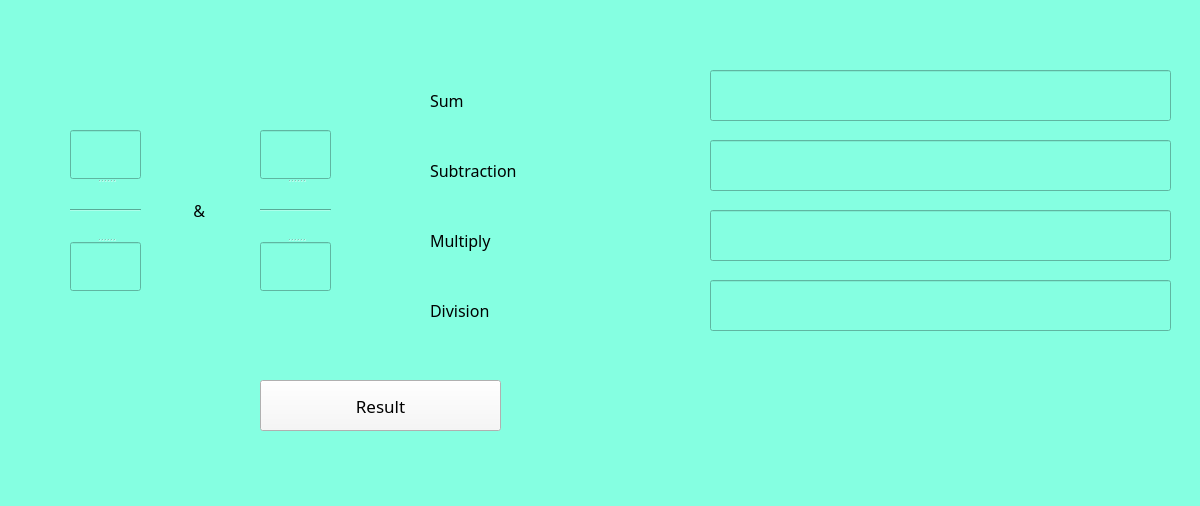
<?xml version="1.0" encoding="UTF-8"?>
<ui version="4.0">
 <class>Fractions</class>
 <widget class="QMainWindow" name="Fractions">
  <property name="geometry">
   <rect>
    <x>0</x>
    <y>0</y>
    <width>1200</width>
    <height>506</height>
   </rect>
  </property>
  <property name="font">
   <font>
    <pointsize>8</pointsize>
    <stylestrategy>PreferAntialias</stylestrategy>
   </font>
  </property>
  <property name="windowTitle">
   <string>Fractions</string>
  </property>
  <property name="autoFillBackground">
   <bool>false</bool>
  </property>
  <property name="styleSheet">
   <string notr="true">background-color: rgb(133, 255, 225);</string>
  </property>
  <widget class="QWidget" name="centralwidget">
   <widget class="QPushButton" name="pushButton">
    <property name="geometry">
     <rect>
      <x>260</x>
      <y>380</y>
      <width>241</width>
      <height>51</height>
     </rect>
    </property>
    <property name="font">
     <font>
      <family>Montserrat Light</family>
      <pointsize>13</pointsize>
     </font>
    </property>
    <property name="styleSheet">
     <string notr="true">background-color: rgb(247, 247, 247);
border-color: qlineargradient(spread:pad, x1:0, y1:0, x2:1, y2:0, stop:0 rgba(245, 224, 176, 255), stop:0.09 rgba(246, 189, 237, 255), stop:0.14 rgba(194, 207, 246, 255), stop:0.19 rgba(184, 160, 168, 255), stop:0.25 rgba(171, 186, 248, 255), stop:0.32 rgba(243, 248, 224, 255), stop:0.385 rgba(249, 162, 183, 255), stop:0.47 rgba(100, 115, 124, 255), stop:0.58 rgba(251, 205, 202, 255), stop:0.65 rgba(170, 128, 185, 255), stop:0.75 rgba(252, 222, 204, 255), stop:0.805 rgba(206, 122, 218, 255), stop:0.86 rgba(254, 223, 175, 255), stop:0.91 rgba(254, 236, 244, 255), stop:1 rgba(255, 191, 221, 255));</string>
    </property>
    <property name="text">
     <string>Result</string>
    </property>
   </widget>
   <widget class="QLineEdit" name="lineEdit_add_result">
    <property name="geometry">
     <rect>
      <x>710</x>
      <y>70</y>
      <width>461</width>
      <height>51</height>
     </rect>
    </property>
    <property name="font">
     <font>
      <family>Montserrat Light</family>
      <pointsize>10</pointsize>
     </font>
    </property>
    <property name="text">
     <string/>
    </property>
   </widget>
   <widget class="QLabel" name="label_add">
    <property name="geometry">
     <rect>
      <x>430</x>
      <y>80</y>
      <width>251</width>
      <height>41</height>
     </rect>
    </property>
    <property name="font">
     <font>
      <family>Montserrat Light</family>
      <pointsize>12</pointsize>
     </font>
    </property>
    <property name="text">
     <string>Sum</string>
    </property>
   </widget>
   <widget class="QLabel" name="label_sub">
    <property name="geometry">
     <rect>
      <x>430</x>
      <y>150</y>
      <width>241</width>
      <height>41</height>
     </rect>
    </property>
    <property name="font">
     <font>
      <family>Montserrat Light</family>
      <pointsize>12</pointsize>
     </font>
    </property>
    <property name="text">
     <string>Subtraction</string>
    </property>
   </widget>
   <widget class="QLabel" name="label_mul">
    <property name="geometry">
     <rect>
      <x>430</x>
      <y>220</y>
      <width>251</width>
      <height>41</height>
     </rect>
    </property>
    <property name="font">
     <font>
      <family>Montserrat Light</family>
      <pointsize>12</pointsize>
     </font>
    </property>
    <property name="text">
     <string>Multiply</string>
    </property>
   </widget>
   <widget class="QLabel" name="label_div">
    <property name="geometry">
     <rect>
      <x>430</x>
      <y>290</y>
      <width>251</width>
      <height>41</height>
     </rect>
    </property>
    <property name="font">
     <font>
      <family>Montserrat Light</family>
      <pointsize>12</pointsize>
     </font>
    </property>
    <property name="text">
     <string>Division</string>
    </property>
   </widget>
   <widget class="QLabel" name="label_and">
    <property name="geometry">
     <rect>
      <x>160</x>
      <y>180</y>
      <width>71</width>
      <height>61</height>
     </rect>
    </property>
    <property name="font">
     <font>
      <family>Montserrat Light</family>
      <pointsize>12</pointsize>
     </font>
    </property>
    <property name="text">
     <string>        &amp;</string>
    </property>
   </widget>
   <widget class="QLineEdit" name="lineEdit_sub_result">
    <property name="geometry">
     <rect>
      <x>710</x>
      <y>140</y>
      <width>461</width>
      <height>51</height>
     </rect>
    </property>
    <property name="font">
     <font>
      <family>Montserrat Light</family>
      <pointsize>10</pointsize>
     </font>
    </property>
    <property name="text">
     <string/>
    </property>
   </widget>
   <widget class="QLineEdit" name="lineEdit_mul_result">
    <property name="geometry">
     <rect>
      <x>710</x>
      <y>210</y>
      <width>461</width>
      <height>51</height>
     </rect>
    </property>
    <property name="font">
     <font>
      <family>Montserrat Light</family>
      <pointsize>10</pointsize>
     </font>
    </property>
    <property name="text">
     <string/>
    </property>
   </widget>
   <widget class="QLineEdit" name="lineEdit_div_result">
    <property name="geometry">
     <rect>
      <x>710</x>
      <y>280</y>
      <width>461</width>
      <height>51</height>
     </rect>
    </property>
    <property name="font">
     <font>
      <family>Montserrat Light</family>
      <pointsize>10</pointsize>
     </font>
    </property>
    <property name="text">
     <string/>
    </property>
   </widget>
   <widget class="QSplitter" name="splitter">
    <property name="geometry">
     <rect>
      <x>70</x>
      <y>130</y>
      <width>71</width>
      <height>161</height>
     </rect>
    </property>
    <property name="orientation">
     <enum>Qt::Vertical</enum>
    </property>
    <widget class="QLineEdit" name="lineEdit_x1">
     <property name="font">
      <font>
       <family>Montserrat Light</family>
       <pointsize>10</pointsize>
      </font>
     </property>
     <property name="text">
      <string/>
     </property>
    </widget>
    <widget class="Line" name="line">
     <property name="orientation">
      <enum>Qt::Horizontal</enum>
     </property>
    </widget>
    <widget class="QLineEdit" name="lineEdit_y1">
     <property name="font">
      <font>
       <family>Montserrat Light</family>
       <pointsize>10</pointsize>
      </font>
     </property>
     <property name="text">
      <string/>
     </property>
    </widget>
   </widget>
   <widget class="QSplitter" name="splitter_2">
    <property name="geometry">
     <rect>
      <x>260</x>
      <y>130</y>
      <width>71</width>
      <height>161</height>
     </rect>
    </property>
    <property name="orientation">
     <enum>Qt::Vertical</enum>
    </property>
    <widget class="QLineEdit" name="lineEdit_x2">
     <property name="font">
      <font>
       <family>Montserrat Light</family>
       <pointsize>10</pointsize>
      </font>
     </property>
     <property name="text">
      <string/>
     </property>
    </widget>
    <widget class="Line" name="line_2">
     <property name="orientation">
      <enum>Qt::Horizontal</enum>
     </property>
    </widget>
    <widget class="QLineEdit" name="lineEdit_y2">
     <property name="font">
      <font>
       <family>Montserrat Light</family>
       <pointsize>10</pointsize>
      </font>
     </property>
     <property name="text">
      <string/>
     </property>
    </widget>
   </widget>
  </widget>
 </widget>
 <resources/>
 <connections/>
</ui>
